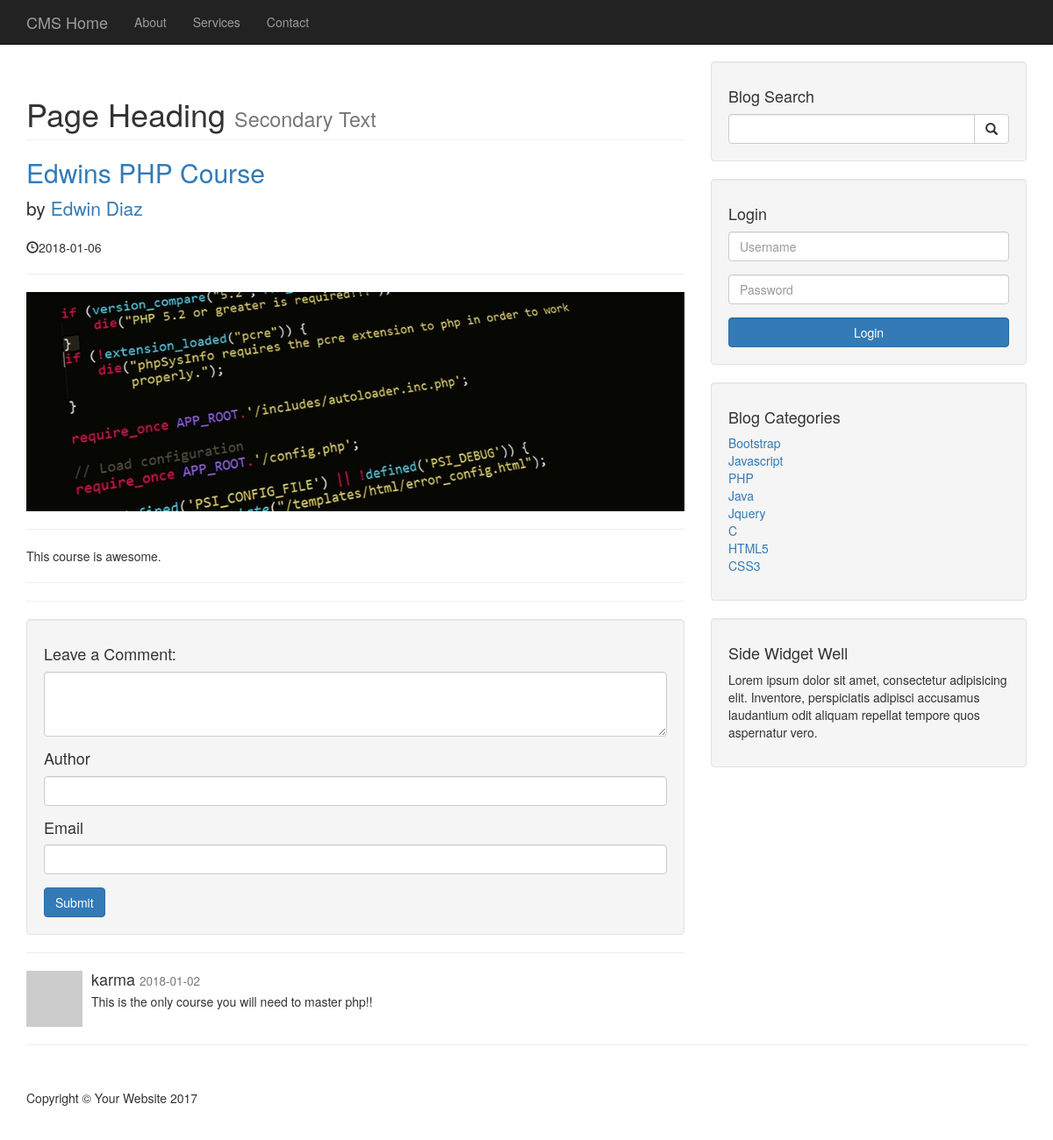
/post.php?post_id=1, run on an earlier commit of the app's database.
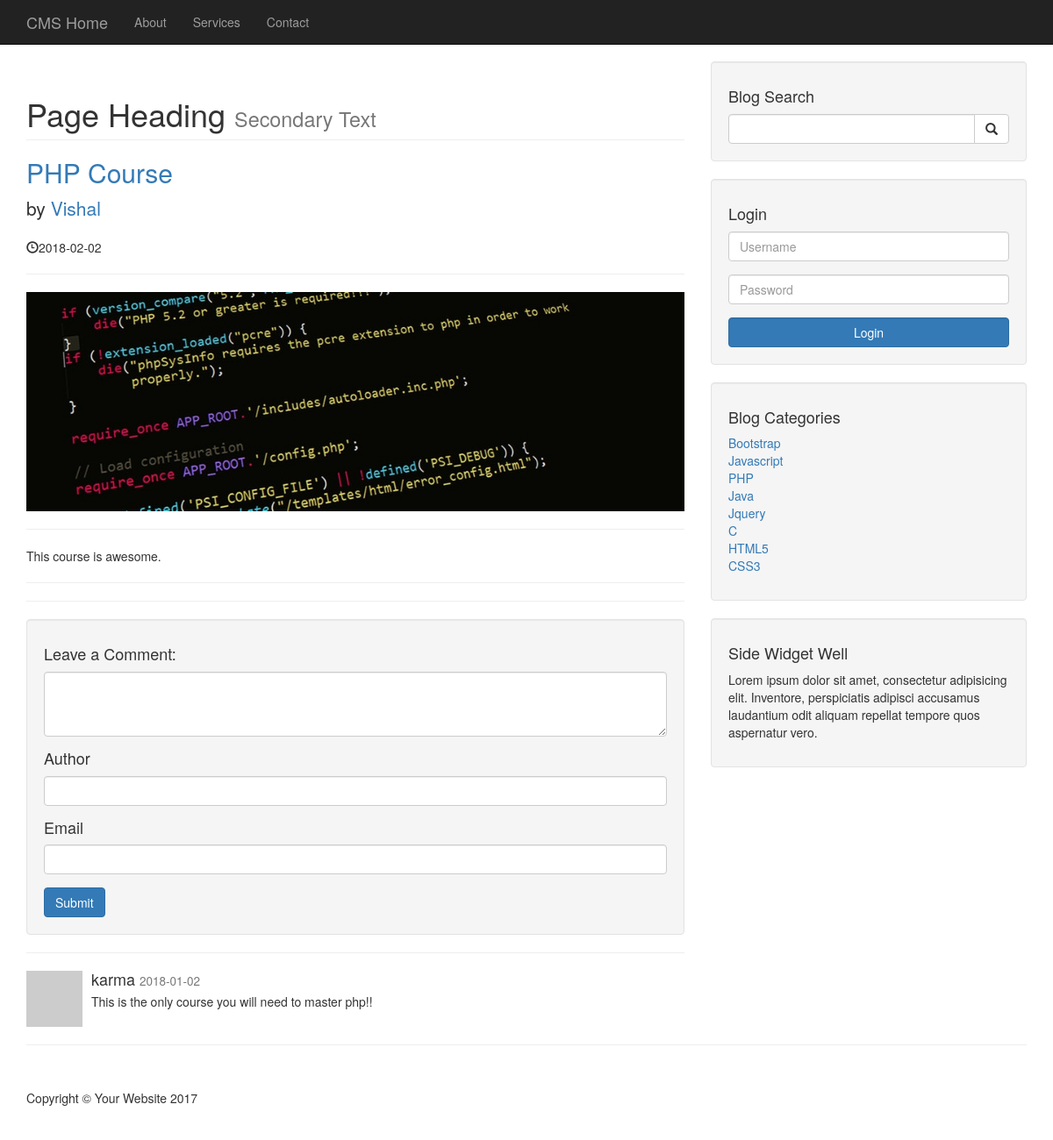
And on a later commit of the database.
### tables this page shows
CREATE TABLE `posts` (
  `post_id` int(3) NOT NULL,
  `post_category_title` varchar(255) NOT NULL,
  `post_title` varchar(255) NOT NULL,
  `post_author` varchar(255) NOT NULL,
  `post_date` date NOT NULL,
  `post_image` text NOT NULL,
  `post_content` text NOT NULL,
  `post_tags` varchar(255) NOT NULL,
  `post_comment_count` int(15) NOT NULL,
  `post_status` varchar(255) NOT NULL DEFAULT 'draft'
);

### post.php (the view, shortened to what this page needs)
<?php include "includes/db.php" ?>
<!DOCTYPE html>
<html lang="en">
<?php include "includes/header.php" ?>
<body>
    <nav class="navbar navbar-inverse navbar-fixed-top" role="navigation">
        <div class="container">
            <div class="navbar-header">
                <a class="navbar-brand" href="index.php">CMS Home</a>
            </div>
            <div class="collapse navbar-collapse" id="bs-example-navbar-collapse-1">
                <ul class="nav navbar-nav">
                    <li>
                        <a href="#">About</a>
                    </li>
                    <li>
                        <a href="#">Services</a>
                    </li>
                    <li>
                        <a href="#">Contact</a>
                    </li>
                </ul>
            </div>
        </div>
    </nav>
    <div class="container">
        <div class="row">
            <div class="col-md-8">
<?php
    if(isset($_GET['post_id'])) {
        $post_id = $_GET['post_id'];
        $query = "SELECT * FROM posts WHERE post_id = $post_id";
        $result_fetched = mysqli_query($connection, $query);
        while($row = mysqli_fetch_assoc($result_fetched)) {
            $post_title= $row['post_title'];
            $post_author= $row['post_author'];
            $post_date= $row['post_date'];
            $post_image= $row['post_image'];
            $post_content= $row['post_content'];
?>
                <h1 class="page-header">
                    Page Heading
                    <small>Secondary Text</small>
                </h1>
                <h2>
                    <a href="#"><?php echo $post_title; ?></a>
                </h2>
                <p class="lead">
                    by <a href="index.php"><?php echo $post_author; ?></a>
                </p>
                <p><span class="glyphicon glyphicon-time"></span><?php echo $post_date; ?></p>
                <hr>
                <img class="img-responsive" src="images/<?php echo $post_image;?>" alt="image is not loading">
                <hr>
                <p><?php echo $post_content; ?></p>
                <hr>
<?php
        }
    }
?>
                <hr>
                <div class="well">
                    <h4>Leave a Comment:</h4>
                    <form role="form" method="post">
                        <div class="form-group">
                            <textarea class="form-control" rows="3" name="comment" required></textarea>
                        </div>
                        <div class="form-group">
                            <h4>Author</h4>
                            <input type="text" class="form-control" name="author" required>
                        </div>
                        <div class="form-group">
                            <h4>Email</h4>
                            <input type="email" class="form-control" name="email" required>
                        </div>
                        <button type="submit" class="btn btn-primary" name="submit">Submit</button>
                    </form>
                </div>
                <hr>
<?php
    if(isset($_GET['post_id'])) {
        $comment_post_id = $_GET['post_id'];
        $retrieve_comments = "SELECT * FROM comments WHERE comment_status = 'approved' AND comment_post_id = $comment_post_id ORDER BY comment_id DESC";
        $query_result = mysqli_query($connection, $retrieve_comments);
        while($row = mysqli_fetch_assoc($query_result)) {
            $comment_author = $row['comment_author'];
            $comment_date = $row['comment_date'];
            $comment_content = $row['comment_content'];
?>
                <div class="media">
                    <a class="pull-left" href="#">
                        <img class="media-object" src="http://placehold.it/64x64" alt="">
                    </a>
                    <div class="media-body">
                        <h4 class="media-heading"><?php echo $comment_author; ?>
                            <small><?php echo $comment_date; ?></small>
                        </h4>
                        <?php echo $comment_content; ?>
                    </div>
                </div>
<?php
        }
    }
?>
            </div>
            <?php include "includes/sidebar.php" ?>
        </div>
        <hr>
        <footer>
            <div class="row">
                <div class="col-lg-12">
                    <p>Copyright &copy; Your Website 2017</p>
                </div>
            </div>
        </footer>
    </div>
</body>
</html>

What changed in the data, as far as the page shows it:
changed posts "This course is awesome.": post_title "Edwins PHP Course" → "PHP Course"; post_author "Edwin Diaz" → "Vishal"; post_date "2018-01-06" → "2018-02-02"
